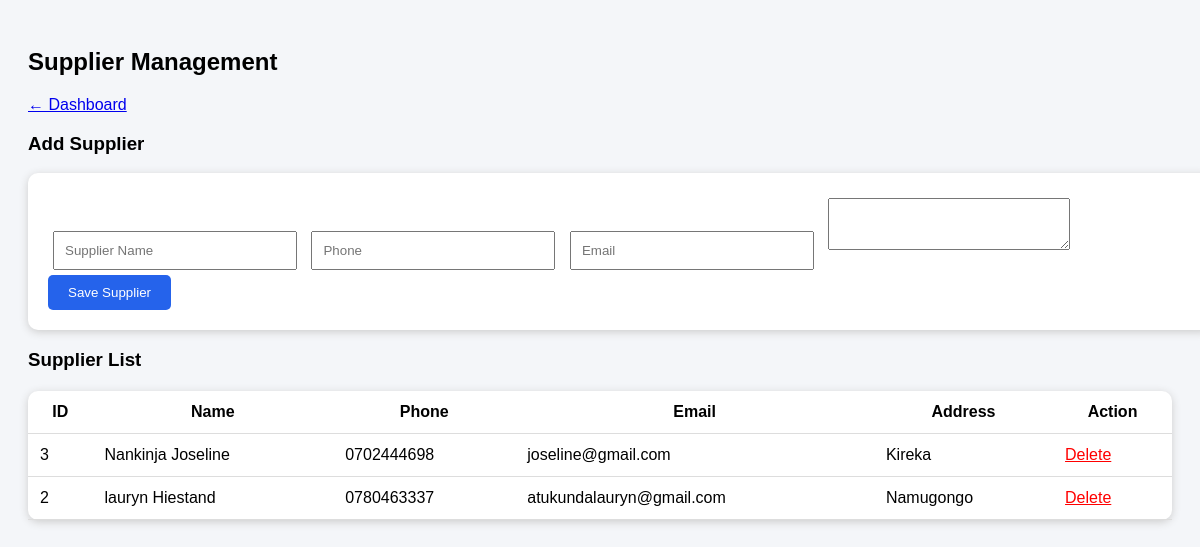
Screenshot of /Suppliers.php (signed in) with the database file from the repository.
### tables this page shows
CREATE TABLE IF NOT EXISTS `suppliers` (
  `id` int NOT NULL AUTO_INCREMENT,
  `name` varchar(150) NOT NULL,
  `phone` varchar(30) DEFAULT NULL,
  `email` varchar(100) DEFAULT NULL,
  `address` text,
  `created_at` timestamp NULL DEFAULT CURRENT_TIMESTAMP,
  PRIMARY KEY (`id`)
);

### Suppliers.php (the view, shortened to what this page needs)
<?php
$db = getDB();
$suppliers=$db->query("
SELECT *
FROM suppliers
ORDER BY id DESC
")->fetchAll(PDO::FETCH_ASSOC);
?>
<!DOCTYPE html>
<html>
<head>
</head>
<body>
<h2>
Supplier Management
</h2>
<a href="dashboard.php">
← Dashboard
</a>
<h3>
Add Supplier
</h3>
<form method="POST">
<input
name="name"
placeholder="Supplier Name"
required
>
<input
name="phone"
placeholder="Phone"
>
<input
name="email"
placeholder="Email"
>
<textarea
name="address"
placeholder="Address">
</textarea>
<button name="add_supplier">
Save Supplier
</button>
</form>
<h3>
Supplier List
</h3>
<table>
<tr>
<th>ID</th>
<th>Name</th>
<th>Phone</th>
<th>Email</th>
<th>Address</th>
<th>Action</th>
</tr>
<?php foreach($suppliers as $s): ?>
<tr>
<td>
<?=$s['id']?>
</td>
<td>
<?=$s['name']?>
</td>
<td>
<?=$s['phone']?>
</td>
<td>
<?=$s['email']?>
</td>
<td>
<?=$s['address']?>
</td>
<td>
<a class="delete"
href="?delete=<?=$s['id']?>"
onclick="return confirm('Delete supplier?')">
Delete
</a>
</td>
</tr>
<?php endforeach; ?>
</table>
</body>
</html>

### Suppliers.php (style rules this page uses)
body { font-family:Arial; background:#f4f6f9; padding:20px; }
form,table { background:white; padding:20px; border-radius:10px; box-shadow:0 2px 8px #ccc; width:100%; }
input,textarea { padding:10px; margin:5px; width:220px; }
button { background:#2563eb; color:white; padding:10px 20px; border:0; border-radius:5px; }
table { border-collapse:collapse; margin-top:20px; }
th,td { padding:12px; border-bottom:1px solid #ddd; }
.delete { color:red; }

### rows the page displays
suppliers: id "3", name "Nankinja Joseline", phone "0702444698", email "joseline@gmail.com", address "Kireka"
suppliers: id "2", name "lauryn Hiestand", phone "0780463337", email "atukundalauryn@gmail.com", address "Namugongo"
